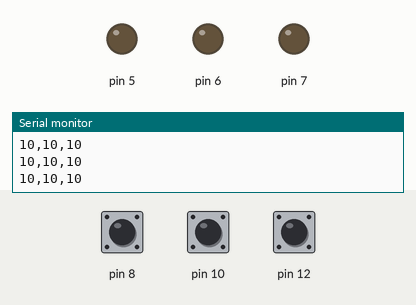
A sketch run on a simulated Arduino Uno, built with avr-gcc and run on an emulated ATmega328P. Parts: output pins drawn as LEDs (lit = HIGH), the last lines printed to the serial monitor. The test bench sets the inputs (shaded band); at power-on: pin 8 HIGH, pin 10 HIGH, pin 12 HIGH.

Above: at 1.2 s.
1.3 s: pin 8 pulled LOW for 1 s
At 1.7 s:
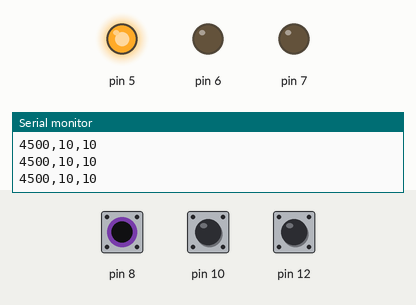
3.8 s: pin 10 pulled LOW for 0.15 s
At 3.88 s:
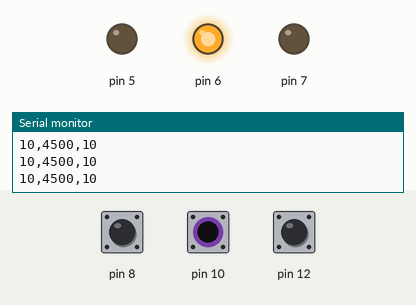
5.4 s: pin 12 pulled LOW for 0.15 s
At 5.5 s:
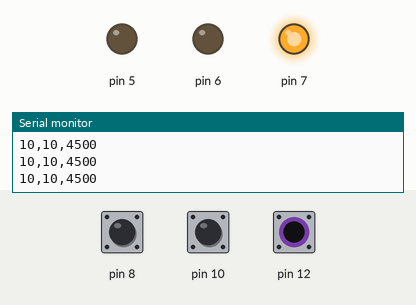
7.0 s: pin 12 pulled LOW for 3.2 s
At 11.2 s:
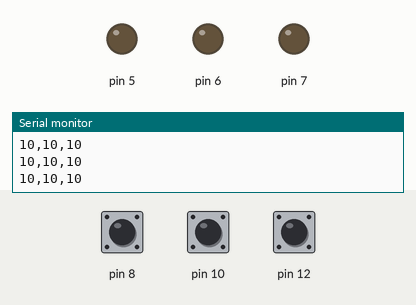
11.7 s: pin 8 pulled LOW for 3.2 s
At 12.5 s:
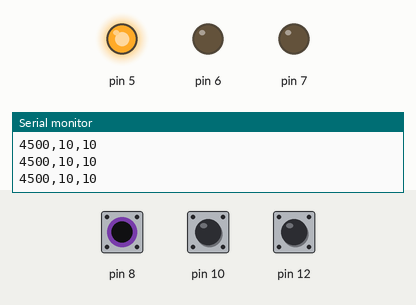
16.4 s: pin 8 driven LOW and pin 10 driven LOW and pin 12 driven LOW
At 17.0 s:
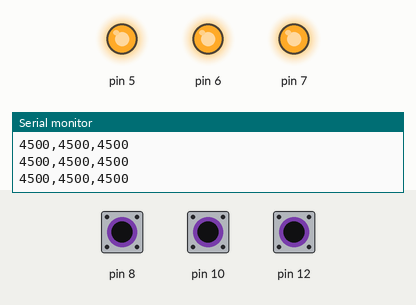
Timing chart, 0 to 18.9 s (numbered marks = the images above; inputs shaded):
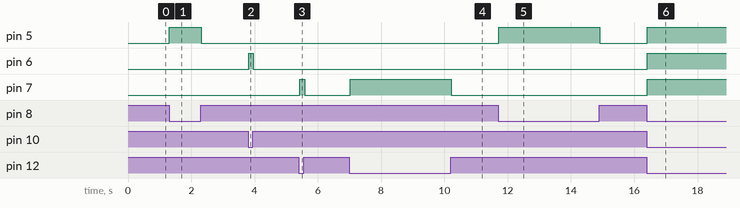

Measured:
- after the input at 1.3 s, pin 5: LOW → HIGH at once, → LOW 1.0 s later
- after the input at 3.8 s, pin 6: LOW → HIGH at once, → LOW 0.15 s later
- after the input at 5.4 s, pin 7: LOW → HIGH at once, → LOW 0.15 s later
- after the input at 7.0 s, pin 7: LOW → HIGH at once, → LOW 3.2 s later
- after the input at 11.7 s, pin 5: LOW → HIGH at once, → LOW 3.2 s later
- after the input at 16.4 s, pin 5–7: LOW → HIGH at once

The sketch:

longSiteLeftUno.ino
```cpp
#include <CapacitiveSensor.h>

/*
 * CapitiveSense Library Demo Sketch
 * Paul Badger 2008
 * Uses a high value resistor e.g. 10M between send pin and receive pin
 * Resistor effects sensitivity, experiment with values, 50K - 50M. Larger resistor values yield larger sensor values.
 * Receive pin is the sensor pin - try different amounts of foil/metal on this pin
 */

CapacitiveSensor   cs_13_12 = CapacitiveSensor(13,12);        // pin 12 is sensor pin
CapacitiveSensor   cs_11_10 = CapacitiveSensor(11,10);        // pin 10 is sensor pin
CapacitiveSensor   cs_09_08 = CapacitiveSensor(9,8);        // pin 8 is sensor pin

void setup()
{
   Serial.begin(9600);
   pinMode(5,OUTPUT);
   pinMode(6,OUTPUT);
   pinMode(7,OUTPUT);
}

void loop()
{
    long finger3 =  cs_13_12.capacitiveSensor(30);
    long finger2 =  cs_11_10.capacitiveSensor(30);
    long finger1 =  cs_09_08.capacitiveSensor(30);

    Serial.print(finger1);                  // print sensor output 1
    Serial.print(",");                  // print sensor output 1
    Serial.print(finger2);                  // print sensor output 1
    Serial.print(",");                  // print sensor output 1
    Serial.print(finger3);                  // print sensor output 1
    Serial.println("");                  // print sensor output 1

    if(finger1 > 2000){
      digitalWrite(5,HIGH);
    } else {
      digitalWrite(5,LOW);
    }

    if(finger2 > 2000){
      digitalWrite(6,HIGH);
    } else {
      digitalWrite(6,LOW);
    }

    if(finger3 > 2000){
      digitalWrite(7,HIGH);
    } else {
      digitalWrite(7,LOW);
    }

    delay(20);                             // arbitrary delay to limit data to serial port
}
```
